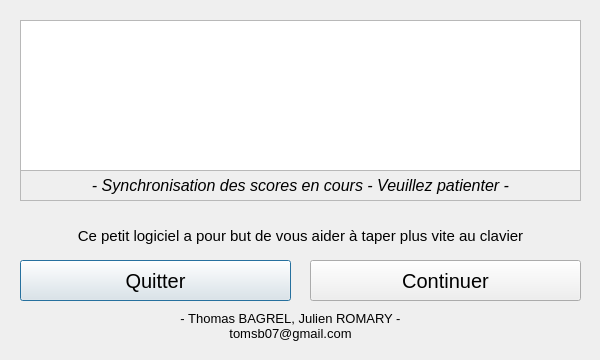
<?xml version="1.0" encoding="UTF-8"?>
<ui version="4.0">
 <class>FenetreBVN</class>
 <widget class="QDialog" name="FenetreBVN">
  <property name="geometry">
   <rect>
    <x>0</x>
    <y>0</y>
    <width>600</width>
    <height>360</height>
   </rect>
  </property>
  <property name="sizePolicy">
   <sizepolicy hsizetype="Fixed" vsizetype="Fixed">
    <horstretch>0</horstretch>
    <verstretch>0</verstretch>
   </sizepolicy>
  </property>
  <property name="minimumSize">
   <size>
    <width>600</width>
    <height>360</height>
   </size>
  </property>
  <property name="maximumSize">
   <size>
    <width>600</width>
    <height>360</height>
   </size>
  </property>
  <property name="windowTitle">
   <string>FenetreBVN</string>
  </property>
  <widget class="QGraphicsView" name="FondIcone">
   <property name="geometry">
    <rect>
     <x>20</x>
     <y>20</y>
     <width>561</width>
     <height>151</height>
    </rect>
   </property>
  </widget>
  <widget class="QLabel" name="LabelDescription">
   <property name="geometry">
    <rect>
     <x>20</x>
     <y>210</y>
     <width>561</width>
     <height>51</height>
    </rect>
   </property>
   <property name="font">
    <font>
     <pointsize>11</pointsize>
     <weight>50</weight>
     <bold>false</bold>
    </font>
   </property>
   <property name="text">
    <string>Ce petit logiciel a pour but de vous aider à taper plus vite au clavier</string>
   </property>
   <property name="alignment">
    <set>Qt::AlignCenter</set>
   </property>
   <property name="wordWrap">
    <bool>true</bool>
   </property>
  </widget>
  <widget class="QLabel" name="LabelCredits">
   <property name="geometry">
    <rect>
     <x>10</x>
     <y>310</y>
     <width>561</width>
     <height>31</height>
    </rect>
   </property>
   <property name="font">
    <font>
     <pointsize>10</pointsize>
     <weight>50</weight>
     <bold>false</bold>
    </font>
   </property>
   <property name="text">
    <string>- Thomas BAGREL, Julien ROMARY -
tomsb07@gmail.com</string>
   </property>
   <property name="alignment">
    <set>Qt::AlignCenter</set>
   </property>
  </widget>
  <widget class="QPushButton" name="BoutonQuitter">
   <property name="geometry">
    <rect>
     <x>20</x>
     <y>260</y>
     <width>271</width>
     <height>41</height>
    </rect>
   </property>
   <property name="font">
    <font>
     <pointsize>15</pointsize>
    </font>
   </property>
   <property name="text">
    <string>Quitter</string>
   </property>
  </widget>
  <widget class="QPushButton" name="BoutonContinuer">
   <property name="geometry">
    <rect>
     <x>310</x>
     <y>260</y>
     <width>271</width>
     <height>41</height>
    </rect>
   </property>
   <property name="font">
    <font>
     <pointsize>15</pointsize>
    </font>
   </property>
   <property name="text">
    <string>Continuer</string>
   </property>
  </widget>
  <widget class="QLabel" name="LabelIcone">
   <property name="geometry">
    <rect>
     <x>20</x>
     <y>20</y>
     <width>561</width>
     <height>151</height>
    </rect>
   </property>
   <property name="text">
    <string/>
   </property>
  </widget>
  <widget class="QLabel" name="LabelIcone_2">
   <property name="geometry">
    <rect>
     <x>20</x>
     <y>20</y>
     <width>561</width>
     <height>151</height>
    </rect>
   </property>
   <property name="text">
    <string/>
   </property>
  </widget>
  <widget class="QLabel" name="LabelEtat">
   <property name="geometry">
    <rect>
     <x>20</x>
     <y>170</y>
     <width>561</width>
     <height>31</height>
    </rect>
   </property>
   <property name="font">
    <font>
     <pointsize>12</pointsize>
     <weight>50</weight>
     <italic>true</italic>
     <bold>false</bold>
    </font>
   </property>
   <property name="frameShape">
    <enum>QFrame::StyledPanel</enum>
   </property>
   <property name="frameShadow">
    <enum>QFrame::Plain</enum>
   </property>
   <property name="text">
    <string>- Synchronisation des scores en cours - Veuillez patienter -</string>
   </property>
   <property name="alignment">
    <set>Qt::AlignCenter</set>
   </property>
  </widget>
 </widget>
 <layoutdefault spacing="6" margin="11"/>
 <resources/>
 <connections/>
</ui>
